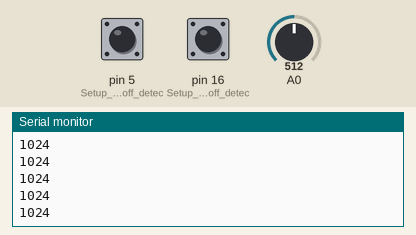
Simulated run of this sketch. Board: Arduino Uno, built with avr-gcc and run on an emulated ATmega328P. On the bench: the last lines printed to the serial monitor. The test bench sets the inputs (shaded band); at power-on: pin 5 (Setup_for_leads_off_detec) LOW, A0 = 512, pin 16 (Setup_for_leads_off_detec) LOW.

Above: at 1.2 s.
1.3 s: pin 5 (Setup_for_leads_off_detec) pulled HIGH for 0.15 s
2.9 s: A0 set to 716
At 3.6 s:
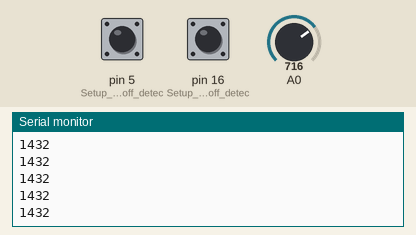
4.4 s: A0 set to 900
At 5.4 s:
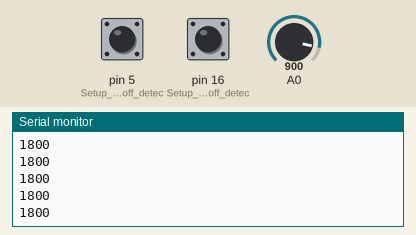
Timing chart, 0 to 7.4 s (numbered marks = the images above; inputs shaded):
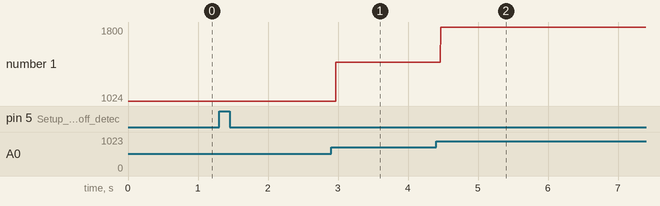

Measured:
- after the input at 2.9 s, the serial monitor: prints a new line after 0.07 s (image 1)
- after the input at 4.4 s, the serial monitor: prints a new line after 0.07 s (image 2)
- plotted number 1: 1024 → 1432 after the input at 2.9 s, 1432 → 1800 after the input at 4.4 s

The sketch:

NodeMCU_plus_AD8232.ino
```cpp
void setup() {
// initialize the serial communication:
Serial.begin(9600);
pinMode(16, INPUT); // Setup for leads off detection LO +
pinMode(5, INPUT); // Setup for leads off detection LO -

}

void loop(){
if((digitalRead(16) == 1)||(digitalRead(5) == 1)){
Serial.println('!');
}
else{
// send the value of analog input 0:
Serial.println(analogRead(A0)*2);
}
//Wait for a bit to keep serial data from saturating
delay(1);
}
```
